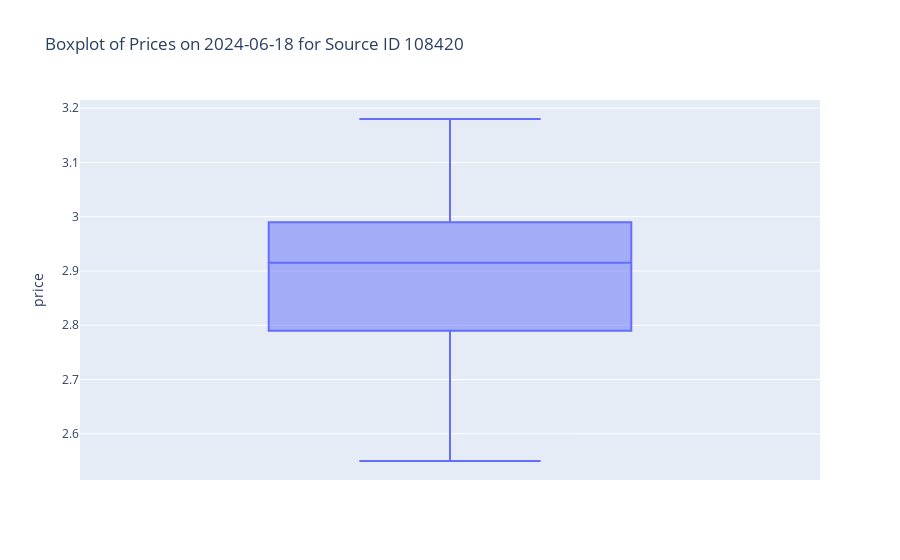

The cell this chart's notebook holds for it:
### Code cell
# Assuming df_bench is your DataFrame
filtered_data = df_bench[(df_bench['source_id'] == 285599) & (df_bench['quotation_date'] == '2024-06-18')]

# Extract the 'price' column from filtered_data
prices = filtered_data['price']

# Create a boxplot using Plotly Express
fig = px.box(prices, y="price", title="Boxplot of Prices on 2024-06-18 for Source ID 108420")

# Show the plot
fig.show()

### Figure 1 — Plotly figure (JSON) as saved in the notebook; plotly's stock layout.template omitted (floating-point values rounded to 4 significant figures)
{"data": [{"alignmentgroup": "True", "hovertemplate": "price=%{y}<extra></extra>", "legendgroup": "", "marker": {"color": "#636efa"}, "name": "", "notched": false, "offsetgroup": "", "orientation": "v", "showlegend": false, "type": "box", "x0": " ", "xaxis": "x", "y": [2.79, 2.85, 2.98, 3.18, 2.99, 2.55], "y0": " ", "yaxis": "y"}], "layout": {"boxmode": "group", "legend": {"tracegroupgap": 0}, "title": {"text": "Boxplot of Prices on 2024-06-18 for Source ID 108420"}, "xaxis": {"anchor": "y", "domain": [0, 1]}, "yaxis": {"anchor": "x", "domain": [0, 1], "title": {"text": "price"}}}}
